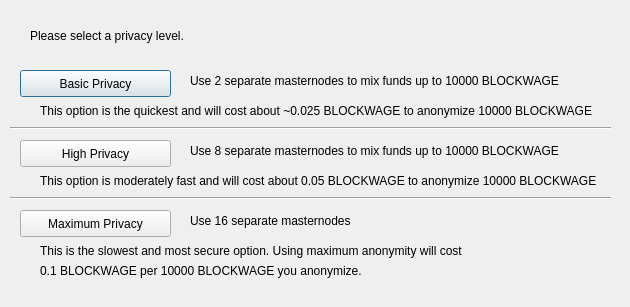
<?xml version="1.0" encoding="UTF-8"?>
<ui version="4.0">
 <class>ObfuscationConfig</class>
 <widget class="QDialog" name="ObfuscationConfig">
  <property name="geometry">
   <rect>
    <x>0</x>
    <y>0</y>
    <width>630</width>
    <height>307</height>
   </rect>
  </property>
  <property name="windowTitle">
   <string>Configure Obfuscation</string>
  </property>
  <widget class="QPushButton" name="buttonBasic">
   <property name="geometry">
    <rect>
     <x>20</x>
     <y>70</y>
     <width>151</width>
     <height>27</height>
    </rect>
   </property>
   <property name="text">
    <string>Basic Privacy</string>
   </property>
  </widget>
  <widget class="QPushButton" name="buttonHigh">
   <property name="geometry">
    <rect>
     <x>20</x>
     <y>140</y>
     <width>151</width>
     <height>27</height>
    </rect>
   </property>
   <property name="text">
    <string>High Privacy</string>
   </property>
  </widget>
  <widget class="QPushButton" name="buttonMax">
   <property name="geometry">
    <rect>
     <x>20</x>
     <y>210</y>
     <width>151</width>
     <height>27</height>
    </rect>
   </property>
   <property name="text">
    <string>Maximum Privacy</string>
   </property>
  </widget>
  <widget class="QLabel" name="label">
   <property name="geometry">
    <rect>
     <x>30</x>
     <y>20</y>
     <width>571</width>
     <height>31</height>
    </rect>
   </property>
   <property name="text">
    <string>Please select a privacy level.</string>
   </property>
  </widget>
  <widget class="QLabel" name="label_2">
   <property name="geometry">
    <rect>
     <x>190</x>
     <y>70</y>
     <width>421</width>
     <height>21</height>
    </rect>
   </property>
   <property name="text">
    <string>Use 2 separate masternodes to mix funds up to 10000 BLOCKWAGE</string>
   </property>
  </widget>
  <widget class="QLabel" name="label_3">
   <property name="geometry">
    <rect>
     <x>190</x>
     <y>140</y>
     <width>411</width>
     <height>21</height>
    </rect>
   </property>
   <property name="text">
    <string>Use 8 separate masternodes to mix funds up to 10000 BLOCKWAGE</string>
   </property>
  </widget>
  <widget class="QLabel" name="label_4">
   <property name="geometry">
    <rect>
     <x>190</x>
     <y>210</y>
     <width>421</width>
     <height>21</height>
    </rect>
   </property>
   <property name="text">
    <string>Use 16 separate masternodes</string>
   </property>
  </widget>
  <widget class="QLabel" name="label_6">
   <property name="geometry">
    <rect>
     <x>40</x>
     <y>100</y>
     <width>561</width>
     <height>21</height>
    </rect>
   </property>
   <property name="text">
    <string>This option is the quickest and will cost about ~0.025 BLOCKWAGE to anonymize 10000 BLOCKWAGE</string>
   </property>
  </widget>
  <widget class="QLabel" name="label_7">
   <property name="geometry">
    <rect>
     <x>40</x>
     <y>170</y>
     <width>561</width>
     <height>21</height>
    </rect>
   </property>
   <property name="text">
    <string>This option is moderately fast and will cost about 0.05 BLOCKWAGE to anonymize 10000 BLOCKWAGE</string>
   </property>
  </widget>
  <widget class="QLabel" name="label_8">
   <property name="geometry">
    <rect>
     <x>40</x>
     <y>240</y>
     <width>561</width>
     <height>21</height>
    </rect>
   </property>
   <property name="text">
    <string>This is the slowest and most secure option. Using maximum anonymity will cost</string>
   </property>
  </widget>
  <widget class="QLabel" name="label_9">
   <property name="geometry">
    <rect>
     <x>40</x>
     <y>260</y>
     <width>561</width>
     <height>21</height>
    </rect>
   </property>
   <property name="text">
    <string>0.1 BLOCKWAGE per 10000 BLOCKWAGE you anonymize.</string>
   </property>
  </widget>
  <widget class="Line" name="line">
   <property name="geometry">
    <rect>
     <x>10</x>
     <y>120</y>
     <width>601</width>
     <height>16</height>
    </rect>
   </property>
   <property name="orientation">
    <enum>Qt::Horizontal</enum>
   </property>
  </widget>
  <widget class="Line" name="line_2">
   <property name="geometry">
    <rect>
     <x>10</x>
     <y>190</y>
     <width>601</width>
     <height>16</height>
    </rect>
   </property>
   <property name="orientation">
    <enum>Qt::Horizontal</enum>
   </property>
  </widget>
 </widget>
 <resources/>
 <connections/>
</ui>
